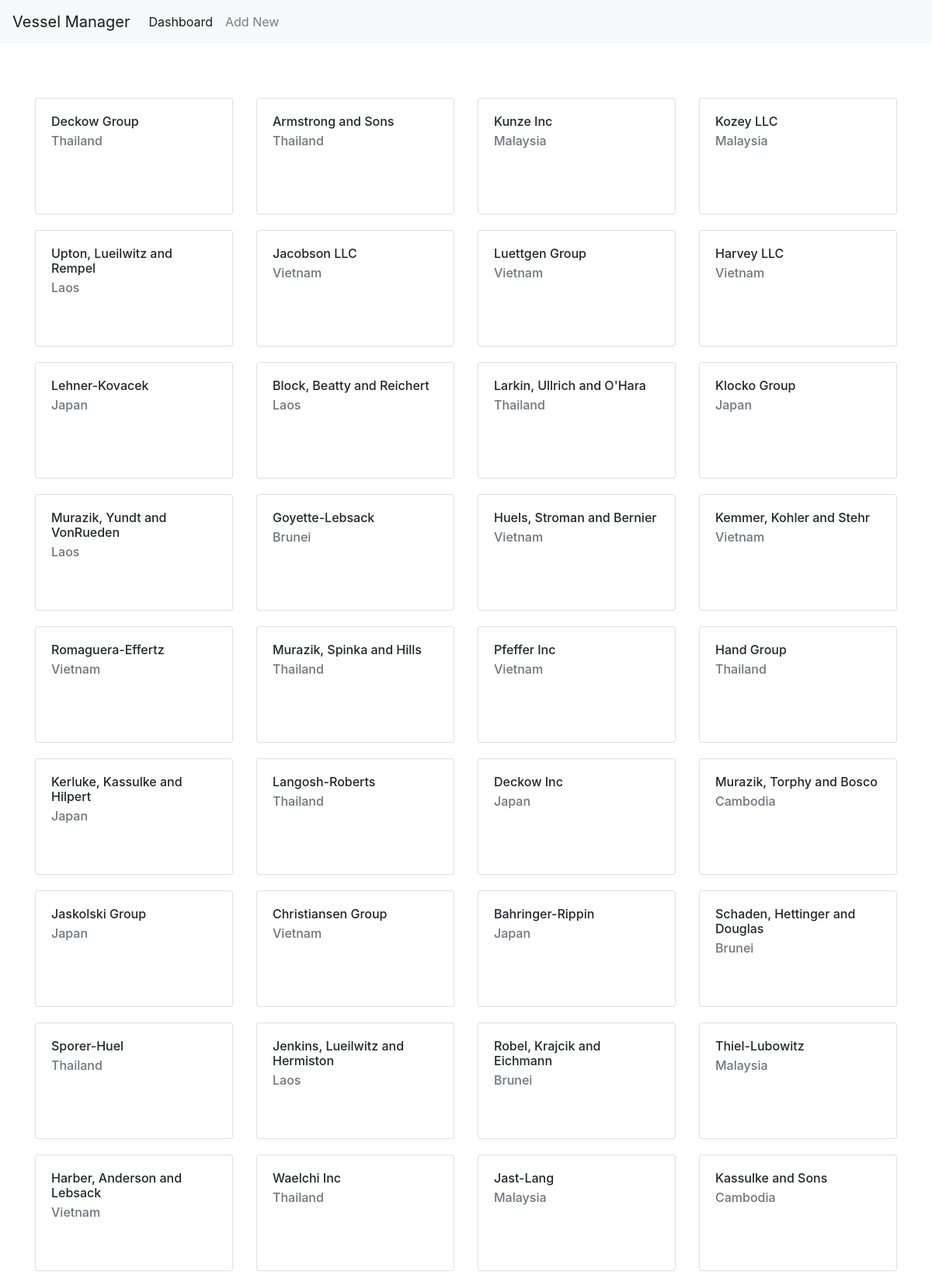
The app's page /index.php/fishingvessel (upper part) with its own data.
### tables this page shows
CREATE TABLE `Vessel` (
  `id` int(11) NOT NULL,
  `Name` varchar(50) DEFAULT NULL,
  `Country_ID` int(11) DEFAULT NULL
);

CREATE TABLE `Country` (
  `id` int(11) NOT NULL,
  `Name` varchar(8) DEFAULT NULL
);

### application/controllers/FishingVessel.php (called while the page is built, shortened)
<?php
class FishingVessel extends CI_Controller {
    public function __construct()
    {
        $this->load->model('fishingvessel_model');
        $this->load->model('country_model');
    }
    public function index()
    {
        $data['vessels'] = $this->fishingvessel_model->getAll();
        $this->load->view('templates/header');
        $this->load->view('fishing_vessel/index', $data );
        $this->load->view('templates/footer');
    }
}
?>

### index.php (called while the page is built, shortened)
<?php
require_once BASEPATH.'core/CodeIgniter.php';

### application/models/FishingVessel_model.php (called while the page is built, shortened)
<?php
class Fishingvessel_model extends CI_Model {
    public function getAll()
    {
        $this->db->select('v.id as VesselID, v.Name as VesselName, c.Name as CountryName',false);
        $this->db->from('Vessel as v');
        $this->db->join('Country as c','v.Country_ID = c.id');
        $this->db->order_by('v.id', 'DESC');
        $query = $this->db->get();
        return $query->result_array();
    }
}
?>

### application/views/fishing_vessel/index.php (the view)
<div class="row" style="padding: 50px 0px;">
        <?php foreach ($vessels as $ship): ?>
            <div class="col-3">
                <div class="card" style="margin-top: 20px; height: 150px">
                    <div class="card-body">
                        <h6 class="card-title">
                            <?php echo $ship['VesselName']; ?>
                        </h6>
                        <h6 class="card-subtitle text-muted">
                            <?php echo $ship['CountryName']; ?>
                        </h6>
                    </div>
                </div>
            </div>
        <?php endforeach ?>
</div>

### application/views/templates/header.php (shortened to what this page needs)
<!DOCTYPE html>
<html lang="en">
<head>
        <link rel="stylesheet" href="https://stackpath.bootstrapcdn.com/bootstrap/4.1.0/css/bootstrap.min.css">
        <link rel="stylesheet" href="<?=base_url(); ?>assets/css/style.css"/>
</head>
<body>
<nav class="navbar navbar-expand-lg navbar-light bg-light">
  <a class="navbar-brand" href="#">Vessel Manager</a>
  <div class="collapse navbar-collapse" id="navbarSupportedContent">
    <ul class="navbar-nav mr-auto">
      <li class="nav-item active">
        <a class="nav-link" href="<?php echo site_url('fishingvessel') ?>">Dashboard <span class="sr-only">(current)</span></a>
      </li>
      <li class="nav-item">
        <a class="nav-link" href="<?php echo site_url('fishingvessel/add_vessel') ?>">Add New</a>
      </li>
    </ul>
  </div>
</nav>
<div class="container">

### application/views/templates/footer.php (shortened to what this page needs)
</div>
</body>
</html>

### records on screen
vessel: Name "Deckow Group", Country_ID.Name "Thailand"
vessel: Name "Armstrong and Sons", Country_ID.Name "Thailand"
vessel: Name "Kunze Inc", Country_ID.Name "Malaysia"
vessel: Name "Kozey LLC", Country_ID.Name "Malaysia"
vessel: Name "Upton, Lueilwitz and Rempel", Country_ID.Name "Laos"
vessel: Name "Jacobson LLC", Country_ID.Name "Vietnam"
vessel: Name "Luettgen Group", Country_ID.Name "Vietnam"
vessel: Name "Harvey LLC", Country_ID.Name "Vietnam"
vessel: Name "Lehner-Kovacek", Country_ID.Name "Japan"
vessel: Name "Block, Beatty and Reichert", Country_ID.Name "Laos"
vessel: Name "Larkin, Ullrich and O'Hara", Country_ID.Name "Thailand"
vessel: Name "Klocko Group", Country_ID.Name "Japan"
vessel: Name "Murazik, Yundt and VonRueden", Country_ID.Name "Laos"
vessel: Name "Goyette-Lebsack", Country_ID.Name "Brunei"
vessel: Name "Huels, Stroman and Bernier", Country_ID.Name "Vietnam"
vessel: Name "Kemmer, Kohler and Stehr", Country_ID.Name "Vietnam"
vessel: Name "Romaguera-Effertz", Country_ID.Name "Vietnam"
vessel: Name "Murazik, Spinka and Hills", Country_ID.Name "Thailand"
vessel: Name "Pfeffer Inc", Country_ID.Name "Vietnam"
vessel: Name "Hand Group", Country_ID.Name "Thailand"
vessel: Name "Kerluke, Kassulke and Hilpert", Country_ID.Name "Japan"
vessel: Name "Langosh-Roberts", Country_ID.Name "Thailand"
vessel: Name "Deckow Inc", Country_ID.Name "Japan"
vessel: Name "Murazik, Torphy and Bosco", Country_ID.Name "Cambodia"
vessel: Name "Jaskolski Group", Country_ID.Name "Japan"
vessel: Name "Christiansen Group", Country_ID.Name "Vietnam"
vessel: Name "Bahringer-Rippin", Country_ID.Name "Japan"
vessel: Name "Schaden, Hettinger and Douglas", Country_ID.Name "Brunei"
vessel: Name "Sporer-Huel", Country_ID.Name "Thailand"
vessel: Name "Jenkins, Lueilwitz and Hermiston", Country_ID.Name "Laos"
vessel: Name "Robel, Krajcik and Eichmann", Country_ID.Name "Brunei"
vessel: Name "Thiel-Lubowitz", Country_ID.Name "Malaysia"
vessel: Name "Harber, Anderson and Lebsack", Country_ID.Name "Vietnam"
vessel: Name "Waelchi Inc", Country_ID.Name "Thailand"
vessel: Name "Jast-Lang", Country_ID.Name "Malaysia"
vessel: Name "Kassulke and Sons", Country_ID.Name "Cambodia"
